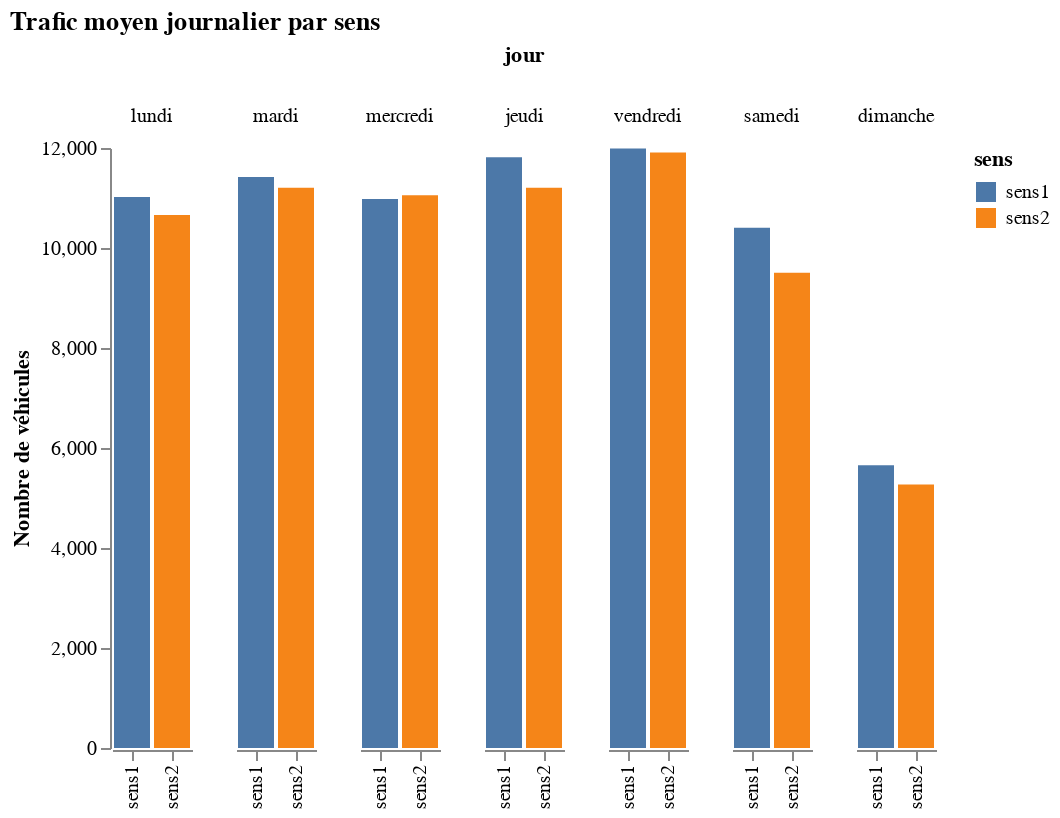

Notebook source saved alongside this figure:
### Code cell
dicoJournalier['mja']['compSens']['graph']

### Figure 1 — Vega-Lite specification as saved in the notebook (floating-point values rounded to 4 significant figures)
{"config": {"view": {"continuousWidth": 400, "continuousHeight": 300, "stroke": "transparent"}}, "data": {"name": "data-3e3d7bac90cde18e373cb7d3a924b549"}, "mark": "bar", "encoding": {"color": {"type": "nominal", "field": "sens"}, "column": {"type": "ordinal", "field": "jour", "sort": ["lundi", "mardi", "mercredi", "jeudi", "vendredi", "samedi", "dimanche"]}, "x": {"type": "nominal", "axis": {"title": ""}, "field": "sens", "sort": ["tv", "vl", "pl", "2r"]}, "y": {"type": "quantitative", "axis": {"grid": false, "title": "Nombre de véhicules"}, "field": "nbVeh"}}, "title": "Trafic moyen journalier par sens", "$schema": "https://vega.github.io/schema/vega-lite/v4.8.1.json", "datasets": {"data-3e3d7bac90cde18e373cb7d3a924b549": [{"jour": "lundi", "sens": "sens1", "nbVeh": 11020.0, "nbOcc": 1}, {"jour": "lundi", "sens": "sens2", "nbVeh": 10660.0, "nbOcc": 1}, {"jour": "mardi", "sens": "sens1", "nbVeh": 11420.0, "nbOcc": 2}, {"jour": "mardi", "sens": "sens2", "nbVeh": 11210.0, "nbOcc": 2}, {"jour": "mercredi", "sens": "sens1", "nbVeh": 10980.0, "nbOcc": 1}, {"jour": "mercredi", "sens": "sens2", "nbVeh": 11060.0, "nbOcc": 1}, {"jour": "jeudi", "sens": "sens1", "nbVeh": 11820.0, "nbOcc": 1}, {"jour": "jeudi", "sens": "sens2", "nbVeh": 11210.0, "nbOcc": 1}, {"jour": "vendredi", "sens": "sens1", "nbVeh": 11990.0, "nbOcc": 1}, {"jour": "vendredi", "sens": "sens2", "nbVeh": 11910.0, "nbOcc": 1}, {"jour": "samedi", "sens": "sens1", "nbVeh": 10410.0, "nbOcc": 1}, {"jour": "samedi", "sens": "sens2", "nbVeh": 9506.0, "nbOcc": 1}, {"jour": "dimanche", "sens": "sens1", "nbVeh": 5654.0, "nbOcc": 1}, {"jour": "dimanche", "sens": "sens2", "nbVeh": 5268.0, "nbOcc": 1}]}}
